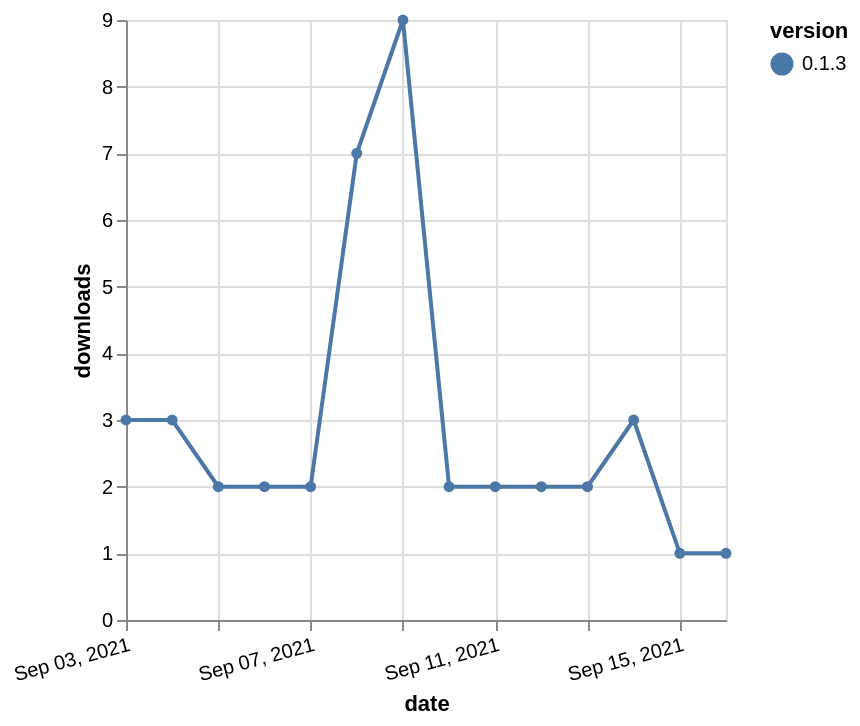

This figure's Vega-Lite source:
### Vega-Lite specification from a JSON file in a GitHub repository (floating-point values rounded to 4 significant figures)
{"$schema": "https://vega.github.io/schema/vega-lite/v5.json", "description": "A simple bar chart with embedded data.", "data": {"values": [{"date": "2021-09-03", "total": 6798, "delta": 3, "version": "0.1.3"}, {"date": "2021-09-04", "total": 6801, "delta": 3, "version": "0.1.3"}, {"date": "2021-09-05", "total": 6803, "delta": 2, "version": "0.1.3"}, {"date": "2021-09-06", "total": 6805, "delta": 2, "version": "0.1.3"}, {"date": "2021-09-07", "total": 6807, "delta": 2, "version": "0.1.3"}, {"date": "2021-09-08", "total": 6814, "delta": 7, "version": "0.1.3"}, {"date": "2021-09-09", "total": 6823, "delta": 9, "version": "0.1.3"}, {"date": "2021-09-10", "total": 6825, "delta": 2, "version": "0.1.3"}, {"date": "2021-09-11", "total": 6827, "delta": 2, "version": "0.1.3"}, {"date": "2021-09-12", "total": 6829, "delta": 2, "version": "0.1.3"}, {"date": "2021-09-13", "total": 6831, "delta": 2, "version": "0.1.3"}, {"date": "2021-09-14", "total": 6834, "delta": 3, "version": "0.1.3"}, {"date": "2021-09-15", "total": 6835, "delta": 1, "version": "0.1.3"}, {"date": "2021-09-16", "total": 6836, "delta": 1, "version": "0.1.3"}]}, "width": "container", "mark": {"type": "line", "point": {"filled": true}}, "encoding": {"x": {"field": "date", "type": "temporal", "timeUnit": "yearmonthdate", "title": "date", "axis": {"labelAngle": -15}}, "y": {"field": "delta", "type": "quantitative", "title": "downloads"}, "color": {"field": "version", "type": "nominal"}, "tooltip": {"field": "delta"}}}
